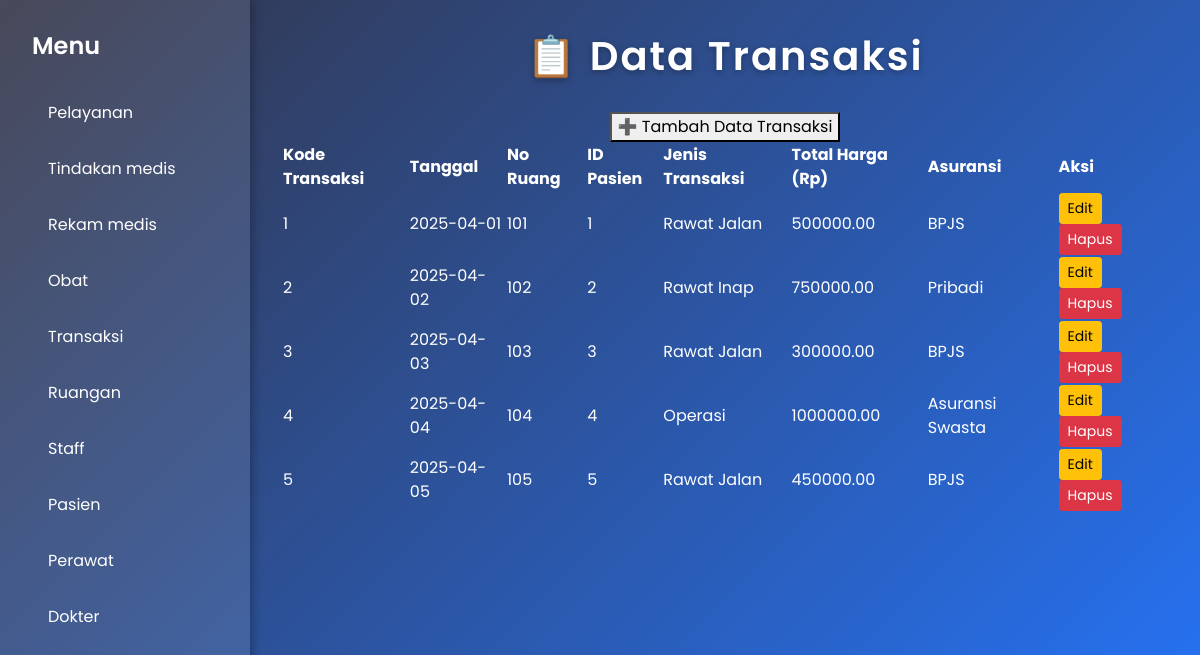
Page /transaksi.php on the committed database.
### tables this page shows
CREATE TABLE `transaksi` (
  `no_transaksi` int(11) NOT NULL,
  `no_ruang` int(11) NOT NULL,
  `id_pasien` int(11) NOT NULL,
  `total_harga` decimal(10,2) NOT NULL,
  `asuransi` varchar(50) NOT NULL,
  `tanggal_transaksi` date NOT NULL,
  `jenis_transaksi` varchar(50) NOT NULL
);

### transaksi.php (the view, shortened to what this page needs)
<?php
include("koneksi.php");
$query = 'SELECT * FROM transaksi;';
$result = mysqli_query($koneksi, $query);
include 'layouts/header.php';
?>
<body>
  <div class="sidebar">
    <h2>Menu</h2>
    <div class="menu-item" onclick="window.location.href='pelayanan.php'">Pelayanan</div>
    <div class="menu-item" onclick="window.location.href='tindakanmedis.php'">Tindakan medis</div>
    <div class="menu-item" onclick="window.location.href='rekammedis.php'">Rekam medis</div>
    <div class="menu-item" onclick="window.location.href='obat.php'">Obat</div>
    <div class="menu-item" onclick="window.location.href='transaksi.php'">Transaksi</div>
    <div class="menu-item" onclick="window.location.href='ruangan.php'">Ruangan</div>
    <div class="menu-item" onclick="window.location.href='staff.php'">Staff</div>
    <div class="menu-item" onclick="window.location.href='pasien.php'">Pasien</div>
    <div class="menu-item" onclick="window.location.href='perawat.php'">Perawat</div>
    <div class="menu-item" onclick="window.location.href='dokter.php'">Dokter</div>
  </div>
<section class="main-content">
    <header>
        <h1>📋 Data Transaksi</h1>
    </header>
    <button class="add-btn" onclick="openModalTransaksi()">➕ Tambah Data Transaksi</button>
    <table>
        <thead>
            <tr>
                <th>Kode Transaksi</th>
                <th>Tanggal</th>
                <th>No Ruang</th>
                <th>ID Pasien</th>
                <th>Jenis Transaksi</th>
                <th>Total Harga (Rp)</th>
                <th>Asuransi</th>
                <th>Aksi</th>
            </tr>
        </thead>
        <tbody id="transaksiTableBody">
            <?php while ($transaksi = mysqli_fetch_object($result)) { ?>
                <tr>
                    <td><?= $transaksi->no_transaksi ?></td>
                    <td><?= $transaksi->tanggal_transaksi ?></td>
                    <td><?= $transaksi->no_ruang ?></td>
                    <td><?= $transaksi->id_pasien ?></td>
                    <td><?= $transaksi->jenis_transaksi ?></td>
                    <td><?= $transaksi->total_harga ?></td>
                    <td><?= $transaksi->asuransi ?></td>
                    <td>
                        <button class="btn btn-warning btn-sm" onclick="toggleEditForm('<?= $transaksi->no_transaksi ?>')">Edit</button>
                        <button class="btn btn-danger btn-sm" onclick="openDeleteModal('<?= $transaksi->no_transaksi ?>')">Hapus</button>
                    </td>
                </tr>
            <?php } ?>
        </tbody>
    </table>
</section>

### transaksi.php (style rules this page uses)
* { box-sizing: border-box; }
body { margin: 0; font-family: 'Poppins', sans-serif; display: flex; min-height: 100vh; background: linear-gradient(135deg, #333446 0%, #2575fc 100%); color: #fff; }
.sidebar { width: 250px; background: rgba(255, 255, 255, 0.1); padding: 2rem; box-shadow: 2px 0 10px rgba(0, 0, 0, 0.3); display: flex; flex-direction: column; align-items: flex-start; }
.sidebar h2 { margin-bottom: 1.5rem; font-weight: 600; font-size: 1.5rem; text-align: left; }
.menu-item { margin: 0.5rem 0; padding: 0.5rem 1rem; border-radius: 8px; cursor: pointer; transition: background 0.3s ease; width: 100%; text-align: left; }
.main-content { flex: 1; padding: 2rem; display: flex; flex-direction: column; align-items: center; }
header { margin-bottom: 2rem; text-align: center; }
header h1 { font-weight: 600; font-size: 2.5rem; letter-spacing: 0.05em; text-shadow: 0 2px 6px rgba(0,0,0,0.3); margin: 0; animation: fadeIn 1s ease-in-out; }

### rows in the picture
transaksi: no_transaksi "1", tanggal_transaksi "2025-04-01", no_ruang "101", id_pasien "1", jenis_transaksi "Rawat Jalan", total_harga "500000.00", asuransi "BPJS"
transaksi: no_transaksi "2", tanggal_transaksi "2025-04-02", no_ruang "102", id_pasien "2", jenis_transaksi "Rawat Inap", total_harga "750000.00", asuransi "Pribadi"
transaksi: no_transaksi "3", tanggal_transaksi "2025-04-03", no_ruang "103", id_pasien "3", jenis_transaksi "Rawat Jalan", total_harga "300000.00", asuransi "BPJS"
transaksi: no_transaksi "4", tanggal_transaksi "2025-04-04", no_ruang "104", id_pasien "4", jenis_transaksi "Operasi", total_harga "1000000.00", asuransi "Asuransi Swasta"
transaksi: no_transaksi "5", tanggal_transaksi "2025-04-05", no_ruang "105", id_pasien "5", jenis_transaksi "Rawat Jalan", total_harga "450000.00", asuransi "BPJS"
